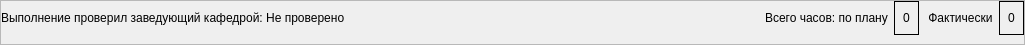
<?xml version="1.0" encoding="UTF-8"?>
<ui version="4.0">
 <class>GenericFooter</class>
 <widget class="QWidget" name="GenericFooter">
  <property name="geometry">
   <rect>
    <x>0</x>
    <y>0</y>
    <width>1025</width>
    <height>45</height>
   </rect>
  </property>
  <property name="maximumSize">
   <size>
    <width>16777215</width>
    <height>45</height>
   </size>
  </property>
  <property name="windowTitle">
   <string>Form</string>
  </property>
  <layout class="QVBoxLayout" name="verticalLayout">
   <property name="spacing">
    <number>0</number>
   </property>
   <property name="leftMargin">
    <number>0</number>
   </property>
   <property name="topMargin">
    <number>0</number>
   </property>
   <property name="rightMargin">
    <number>0</number>
   </property>
   <property name="bottomMargin">
    <number>0</number>
   </property>
   <item>
    <widget class="QScrollArea" name="scrollArea">
     <property name="maximumSize">
      <size>
       <width>16777215</width>
       <height>45</height>
      </size>
     </property>
     <property name="widgetResizable">
      <bool>true</bool>
     </property>
     <widget class="QWidget" name="scrollAreaWidgetContents">
      <property name="geometry">
       <rect>
        <x>0</x>
        <y>0</y>
        <width>1023</width>
        <height>43</height>
       </rect>
      </property>
      <layout class="QHBoxLayout" name="horizontalLayout">
       <property name="leftMargin">
        <number>0</number>
       </property>
       <property name="topMargin">
        <number>0</number>
       </property>
       <property name="rightMargin">
        <number>0</number>
       </property>
       <item>
        <widget class="QLabel" name="lbl_complite">
         <property name="text">
          <string>Выполнение проверил заведующий кафедрой: Не проверено</string>
         </property>
        </widget>
       </item>
       <item>
        <spacer name="horizontalSpacer_2">
         <property name="orientation">
          <enum>Qt::Horizontal</enum>
         </property>
         <property name="sizeHint" stdset="0">
          <size>
           <width>40</width>
           <height>20</height>
          </size>
         </property>
        </spacer>
       </item>
       <item>
        <widget class="QLabel" name="label">
         <property name="frameShape">
          <enum>QFrame::NoFrame</enum>
         </property>
         <property name="text">
          <string>Всего часов: по плану</string>
         </property>
        </widget>
       </item>
       <item>
        <widget class="QLabel" name="lbl_first">
         <property name="minimumSize">
          <size>
           <width>25</width>
           <height>0</height>
          </size>
         </property>
         <property name="maximumSize">
          <size>
           <width>25</width>
           <height>16777215</height>
          </size>
         </property>
         <property name="frameShape">
          <enum>QFrame::Box</enum>
         </property>
         <property name="text">
          <string>0</string>
         </property>
         <property name="alignment">
          <set>Qt::AlignCenter</set>
         </property>
        </widget>
       </item>
       <item>
        <widget class="QLabel" name="label_2">
         <property name="text">
          <string> Фактически</string>
         </property>
        </widget>
       </item>
       <item>
        <widget class="QLabel" name="lbl_second">
         <property name="minimumSize">
          <size>
           <width>25</width>
           <height>0</height>
          </size>
         </property>
         <property name="maximumSize">
          <size>
           <width>25</width>
           <height>16777215</height>
          </size>
         </property>
         <property name="frameShape">
          <enum>QFrame::Box</enum>
         </property>
         <property name="text">
          <string>0</string>
         </property>
         <property name="alignment">
          <set>Qt::AlignCenter</set>
         </property>
        </widget>
       </item>
      </layout>
     </widget>
    </widget>
   </item>
  </layout>
 </widget>
 <resources/>
 <connections/>
</ui>
